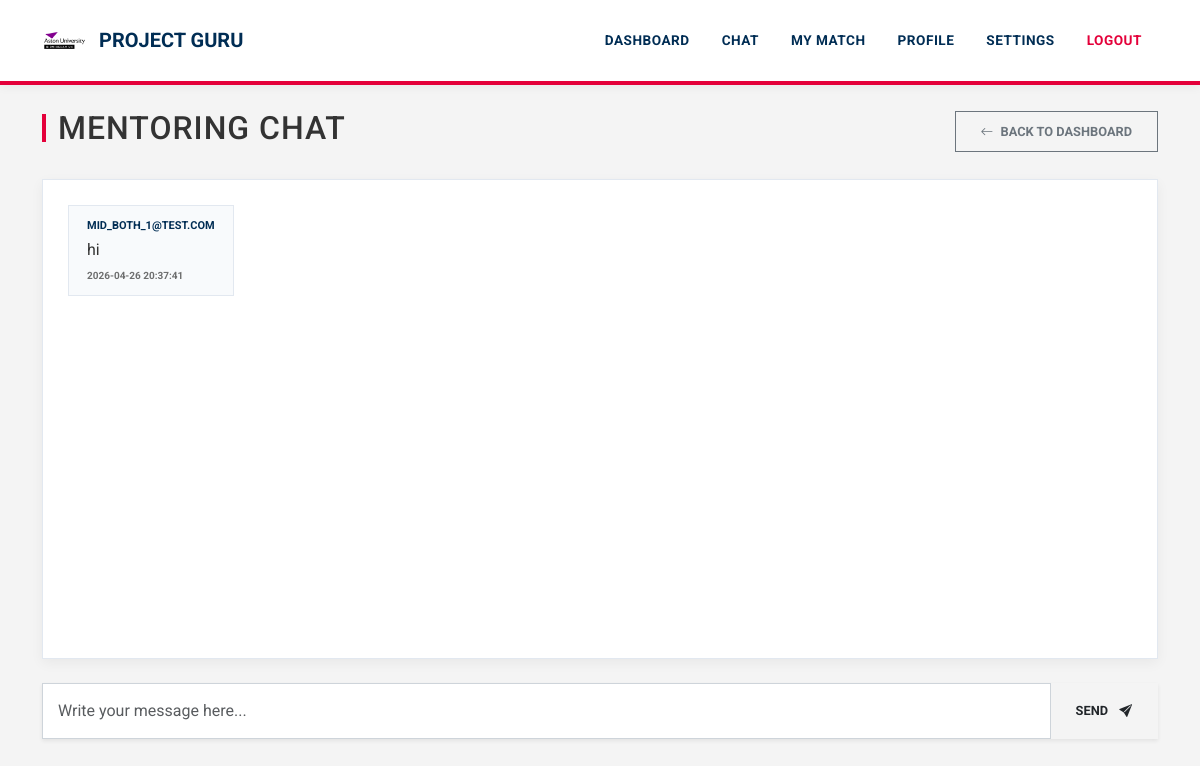
The page /chat/2920 (signed in) on the database its author committed.
### tables this page shows
CREATE TABLE messages (
    id INTEGER PRIMARY KEY AUTOINCREMENT,
    match_id INTEGER,
    sender_id INTEGER,
    message TEXT,
    timestamp TIMESTAMP DEFAULT CURRENT_TIMESTAMP
);

CREATE TABLE users (
    id INTEGER PRIMARY KEY AUTOINCREMENT,
    email TEXT UNIQUE,
    password TEXT,
    role TEXT,
    level TEXT,
    experience TEXT,
    domain TEXT,
    availability TEXT,
    location TEXT,
    status TEXT
, verification_code TEXT, is_verified INTEGER DEFAULT 0, reset_code TEXT);

### app.py (the view, shortened to what this page needs)
@app.route("/chat/<int:match_id>", methods=["GET", "POST"])
def chat(match_id):
    if "user_id" not in session:
        return redirect("/login")
    conn = get_db()
    user_id = session["user_id"]
    match = conn.execute("""
        SELECT m.*,
               u1.email AS mentor_email,
               u2.email AS mentee_email
        FROM matches m
        JOIN users u1 ON m.mentor_id = u1.id
        JOIN users u2 ON m.mentee_id = u2.id
        WHERE m.id=? AND m.status='final'
    """, (match_id,)).fetchone()
    if not match:
        conn.close()
        return "Chat not available"
    if user_id != match["mentor_id"] and user_id != match["mentee_id"]:
        conn.close()
        return "Access denied"
    messages = conn.execute("""
        SELECT m.*, u.email
        FROM messages m
        JOIN users u ON m.sender_id = u.id
        WHERE m.match_id=?
        ORDER BY m.timestamp ASC
    """, (match_id,)).fetchall()
    conn.close()
    return render_template(
        "chat.html",
        messages=messages,
        match=match,
        match_id=match_id,
        user_id=user_id,
    )

### app.py (called while the page is built)
def get_db():
    conn = sqlite3.connect("database.db", timeout=30)
    conn.row_factory = sqlite3.Row
    return conn

### templates/chat.html (shortened to what this page needs)
<!DOCTYPE html>
<html lang="en">
<head>
    <link href="https://cdn.jsdelivr.net/npm/bootstrap@5.3.2/dist/css/bootstrap.min.css" rel="stylesheet">
    <link rel="stylesheet" href="https://cdn.jsdelivr.net/npm/bootstrap-icons@1.11.3/font/bootstrap-icons.min.css">
</head>
<body>
{% include "navbar.html" %}
<div class="container mt-4 mb-5">
    <div class="d-flex justify-content-between align-items-center mb-4">
        <h2>Mentoring Chat</h2>
        <a href="/dashboard" class="btn btn-outline-secondary btn-sm rounded-0 fw-bold">
            <i class="bi bi-arrow-left me-1"></i> BACK TO DASHBOARD
        </a>
    </div>
    <div class="card chat-card shadow-sm mb-4">
        <div id="chat-box">
            {% if messages %}
                {% for msg in messages %}
                    {% if msg.sender_id == user_id %}
                        <div class="d-flex justify-content-end mb-4">
                            <div class="message-self">
                                <div class="message-text">{{ msg.message }}</div>
                                <span class="msg-time">{{ msg.timestamp }}</span>
                            </div>
                        </div>
                    {% else %}
                        <div class="d-flex justify-content-start mb-4">
                            <div class="message-other">
                                <span class="sender-name">{{ msg.email }}</span>
                                <div class="message-text">{{ msg.message }}</div>
                                <span class="msg-time">{{ msg.timestamp }}</span>
                            </div>
                        </div>
                    {% endif %}
                {% endfor %}
            {% else %}
                <div class="text-center py-5">
                    <i class="bi bi-chat-dots text-muted" style="font-size: 3rem;"></i>
                    <p class="text-muted mt-3">No messages yet. Start the conversation!</p>
                </div>
            {% endif %}
        </div>
    </div>
    <form method="POST" action="/chat/{{ match_id }}">
        <div class="input-group shadow-sm">
            <input
                type="text"
                name="message"
                class="form-control"
                placeholder="Write your message here..."
                required
                autocomplete="off">
            <button type="submit" class="btn btn-aston-red">
                SEND <i class="bi bi-send-fill ms-2"></i>
            </button>
        </div>
    </form>
</div>
</body>
</html>

### templates/chat.html (style rules this page uses)
:root { --aston-navy: #002d54; --aston-red: #e4003a; --aston-grey: #f4f4f4; --aston-dark-grey: #333333; }
body { background-color: var(--aston-grey); font-family: 'Roboto', Arial, sans-serif; color: var(--aston-dark-grey); }
h2 { color: var(--aston-navy); font-weight: 700; text-transform: uppercase; letter-spacing: 1px; display: flex; align-items: center; }
h2::before { content: ""; display: inline-block; width: 4px; height: 28px; background: var(--aston-red); margin-right: 12px; }
#chat-box { height: 60vh; overflow-y: auto; background: #ffffff !important; padding: 25px; border-radius: 0; border: 1px solid #e2e8f0; }
.chat-card { border-radius: 0; border: none; box-shadow: 0 4px 20px rgba(0,0,0,0.05); border-top: 5px solid var(--aston-navy); }
.message-other { background: #f8fafc !important; color: var(--aston-dark-grey) !important; border: 1px solid #e2e8f0 !important; border-radius: 0; padding: 12px 18px !important; max-width: 70%; }
.msg-time { font-size: 10px; opacity: 0.7; display: block; margin-top: 6px; text-transform: uppercase; font-weight: 700; }
.sender-name { font-size: 11px; font-weight: 700; color: var(--aston-navy); text-transform: uppercase; margin-bottom: 4px; display: block; }
.input-group .form-control { border-radius: 0; padding: 15px; border: 1px solid #ced4da; }
.btn-aston-red { background-color: var(--aston-red); color: white; border: none; border-radius: 0; font-weight: 700; text-transform: uppercase; padding: 0 30px; transition: 0.3s; }

### templates/navbar.html (style rules this page uses)
:root { --aston-navy: #002d54; --aston-red: #e4003a; --aston-grey: #f4f4f4; --aston-dark-grey: #333333; }
body { background-color: var(--aston-grey) !important; font-family: 'Roboto', Arial, sans-serif !important; color: var(--aston-dark-grey); }
.card { border: none !important; border-radius: 0 !important; box-shadow: 0 4px 12px rgba(0,0,0,0.05) !important; }
.btn { border-radius: 0 !important; font-weight: 700 !important; text-transform: uppercase; font-size: 0.8rem; padding: 10px 25px !important; }
.form-control { border-radius: 0 !important; }

### rows shown on the page
messages: email "MID_BOTH_1@TEST.COM", message "hi", timestamp "2026-04-26 20:37:41"
